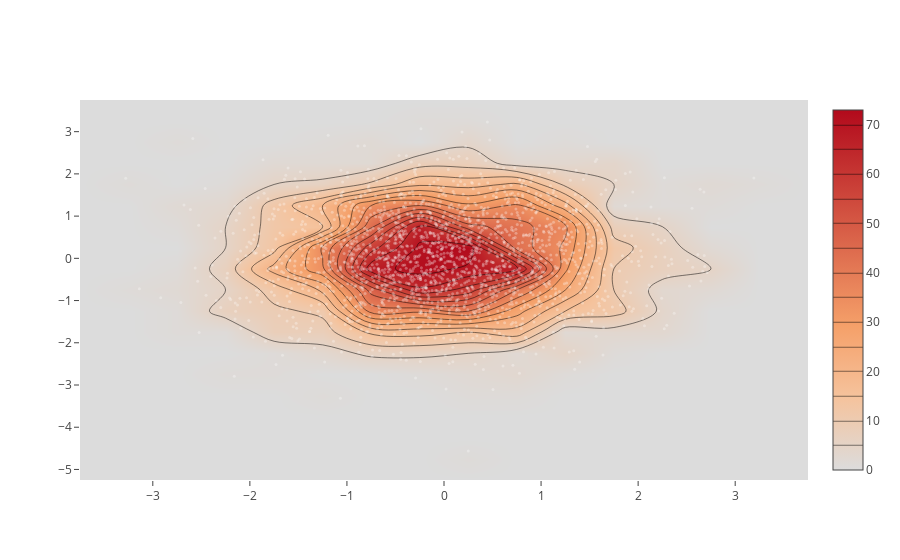

Notebook source saved alongside this figure:
### Code cell
from plotly.graph_objs import *
import numpy as np

x = np.random.randn(2000)
y = np.random.randn(2000)
pl.iplot([Histogram2dContour(x=x, y=y, contours=Contours(coloring='heatmap')),
       Scatter(x=x, y=y, mode='markers', marker=Marker(color='white', size=3, opacity=0.3))], show_link=False)

### Figure 1 — Plotly figure (JSON) as saved in the notebook; plotly's stock layout.template omitted (floating-point values rounded to 4 significant figures; data arrays with more than 128 entries replaced by an {"elided": "..."} marker saying what was removed)
{"data": [{"contours": {"coloring": "heatmap"}, "type": "histogram2dcontour", "x": {"elided": "2000 float values"}, "y": {"elided": "2000 float values"}}, {"marker": {"color": "white", "opacity": 0.3, "size": 3}, "mode": "markers", "type": "scatter", "x": {"elided": "2000 float values"}, "y": {"elided": "2000 float values"}}], "layout": {}}
